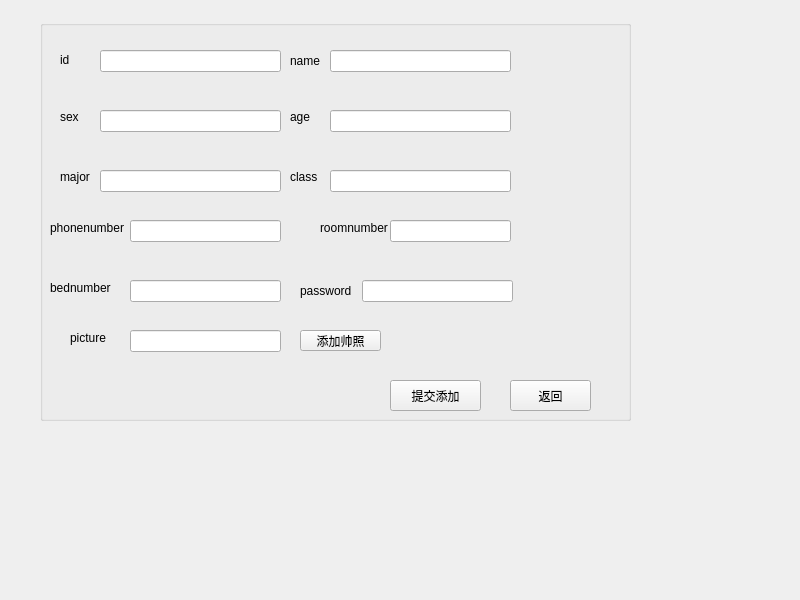
<?xml version="1.0" encoding="UTF-8"?>
<ui version="4.0">
 <class>Student_Info_Add</class>
 <widget class="QMainWindow" name="Student_Info_Add">
  <property name="geometry">
   <rect>
    <x>0</x>
    <y>0</y>
    <width>800</width>
    <height>600</height>
   </rect>
  </property>
  <property name="windowTitle">
   <string>MainWindow</string>
  </property>
  <widget class="QWidget" name="centralwidget">
   <widget class="QGroupBox" name="groupBox">
    <property name="geometry">
     <rect>
      <x>40</x>
      <y>20</y>
      <width>591</width>
      <height>401</height>
     </rect>
    </property>
    <property name="title">
     <string/>
    </property>
    <widget class="QLabel" name="id">
     <property name="geometry">
      <rect>
       <x>20</x>
       <y>30</y>
       <width>49</width>
       <height>20</height>
      </rect>
     </property>
     <property name="text">
      <string>id</string>
     </property>
    </widget>
    <widget class="QLabel" name="sex">
     <property name="geometry">
      <rect>
       <x>20</x>
       <y>90</y>
       <width>49</width>
       <height>14</height>
      </rect>
     </property>
     <property name="text">
      <string>sex</string>
     </property>
    </widget>
    <widget class="QLabel" name="major">
     <property name="geometry">
      <rect>
       <x>20</x>
       <y>150</y>
       <width>49</width>
       <height>14</height>
      </rect>
     </property>
     <property name="text">
      <string>major</string>
     </property>
    </widget>
    <widget class="QLabel" name="phonenumber">
     <property name="geometry">
      <rect>
       <x>10</x>
       <y>200</y>
       <width>81</width>
       <height>16</height>
      </rect>
     </property>
     <property name="text">
      <string>phonenumber</string>
     </property>
    </widget>
    <widget class="QLabel" name="bednumber">
     <property name="geometry">
      <rect>
       <x>10</x>
       <y>260</y>
       <width>71</width>
       <height>16</height>
      </rect>
     </property>
     <property name="text">
      <string>bednumber</string>
     </property>
    </widget>
    <widget class="QLabel" name="name">
     <property name="geometry">
      <rect>
       <x>250</x>
       <y>30</y>
       <width>51</width>
       <height>21</height>
      </rect>
     </property>
     <property name="text">
      <string>name</string>
     </property>
    </widget>
    <widget class="QLabel" name="age">
     <property name="geometry">
      <rect>
       <x>250</x>
       <y>90</y>
       <width>49</width>
       <height>14</height>
      </rect>
     </property>
     <property name="text">
      <string>age</string>
     </property>
    </widget>
    <widget class="QLabel" name="class_2">
     <property name="geometry">
      <rect>
       <x>250</x>
       <y>150</y>
       <width>49</width>
       <height>14</height>
      </rect>
     </property>
     <property name="text">
      <string>class</string>
     </property>
    </widget>
    <widget class="QLabel" name="roomnumber">
     <property name="geometry">
      <rect>
       <x>280</x>
       <y>200</y>
       <width>81</width>
       <height>16</height>
      </rect>
     </property>
     <property name="text">
      <string>roomnumber</string>
     </property>
    </widget>
    <widget class="QLineEdit" name="idEdit">
     <property name="geometry">
      <rect>
       <x>60</x>
       <y>30</y>
       <width>181</width>
       <height>22</height>
      </rect>
     </property>
    </widget>
    <widget class="QLineEdit" name="sexEdit">
     <property name="geometry">
      <rect>
       <x>60</x>
       <y>90</y>
       <width>181</width>
       <height>22</height>
      </rect>
     </property>
    </widget>
    <widget class="QLineEdit" name="majorEdit">
     <property name="geometry">
      <rect>
       <x>60</x>
       <y>150</y>
       <width>181</width>
       <height>22</height>
      </rect>
     </property>
    </widget>
    <widget class="QLineEdit" name="phonenumberEdit">
     <property name="geometry">
      <rect>
       <x>90</x>
       <y>200</y>
       <width>151</width>
       <height>22</height>
      </rect>
     </property>
    </widget>
    <widget class="QLineEdit" name="nameEdit">
     <property name="geometry">
      <rect>
       <x>290</x>
       <y>30</y>
       <width>181</width>
       <height>22</height>
      </rect>
     </property>
    </widget>
    <widget class="QLineEdit" name="ageEdit">
     <property name="geometry">
      <rect>
       <x>290</x>
       <y>90</y>
       <width>181</width>
       <height>22</height>
      </rect>
     </property>
    </widget>
    <widget class="QLineEdit" name="classEdit">
     <property name="geometry">
      <rect>
       <x>290</x>
       <y>150</y>
       <width>181</width>
       <height>22</height>
      </rect>
     </property>
    </widget>
    <widget class="QLineEdit" name="roomnumberEdit">
     <property name="geometry">
      <rect>
       <x>350</x>
       <y>200</y>
       <width>121</width>
       <height>22</height>
      </rect>
     </property>
    </widget>
    <widget class="QLineEdit" name="bednumberEdit">
     <property name="geometry">
      <rect>
       <x>90</x>
       <y>260</y>
       <width>151</width>
       <height>22</height>
      </rect>
     </property>
    </widget>
    <widget class="QPushButton" name="addCommit">
     <property name="geometry">
      <rect>
       <x>350</x>
       <y>360</y>
       <width>91</width>
       <height>31</height>
      </rect>
     </property>
     <property name="text">
      <string>提交添加</string>
     </property>
    </widget>
    <widget class="QPushButton" name="returnBtn">
     <property name="geometry">
      <rect>
       <x>470</x>
       <y>360</y>
       <width>81</width>
       <height>31</height>
      </rect>
     </property>
     <property name="text">
      <string>返回</string>
     </property>
    </widget>
    <widget class="QLabel" name="password">
     <property name="geometry">
      <rect>
       <x>260</x>
       <y>260</y>
       <width>61</width>
       <height>21</height>
      </rect>
     </property>
     <property name="text">
      <string>password</string>
     </property>
    </widget>
    <widget class="QLineEdit" name="passwordEdit">
     <property name="geometry">
      <rect>
       <x>322</x>
       <y>260</y>
       <width>151</width>
       <height>22</height>
      </rect>
     </property>
    </widget>
    <widget class="QPushButton" name="addPictureBtn">
     <property name="geometry">
      <rect>
       <x>260</x>
       <y>310</y>
       <width>81</width>
       <height>21</height>
      </rect>
     </property>
     <property name="text">
      <string>添加帅照</string>
     </property>
    </widget>
    <widget class="QLabel" name="pictureLabel">
     <property name="geometry">
      <rect>
       <x>30</x>
       <y>310</y>
       <width>61</width>
       <height>16</height>
      </rect>
     </property>
     <property name="text">
      <string>picture</string>
     </property>
    </widget>
    <widget class="QLineEdit" name="pictureEdit">
     <property name="geometry">
      <rect>
       <x>90</x>
       <y>310</y>
       <width>151</width>
       <height>22</height>
      </rect>
     </property>
    </widget>
   </widget>
  </widget>
 </widget>
 <resources/>
 <connections/>
</ui>
